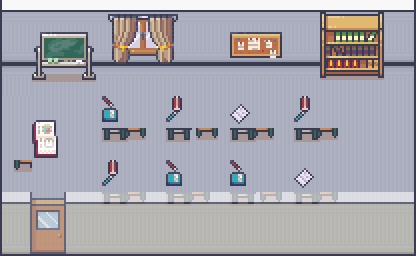

A 2D game scene composited from a Tiled map and its tileset images. What follows is a short description and the map's XML, with every tile layer's data as written:
An orthogonal 13x8 tile map with 32x32 px tiles, 5 tile layers (Floors, Walls, Furniture behind, Furniture in front, ...), 2 tilesets and 33 objects (Info Panel).

<map version="1.10" tiledversion="1.11.2" orientation="orthogonal" renderorder="right-down" width="13" height="8" tilewidth="32" tileheight="32" infinite="0" nextlayerid="11" nextobjectid="61">
 <editorsettings>
  <export target="usclassroom.json" format="json" />
 </editorsettings>
 <tileset firstgid="1" name="Room_Builder" tilewidth="32" tileheight="32" tilecount="391" columns="17">
  <image source="../Interior tilesets/Room_Builder.png" width="544" height="736" />
 </tileset>
 <tileset firstgid="392" name="Furniture" tilewidth="32" tileheight="32" tilecount="1424" columns="16" objectalignment="bottomleft">
  <image source="../Interior tilesets/Furniture.png" width="512" height="2848" />
 </tileset>
 <layer id="1" name="Floors" width="13" height="8">
  <data encoding="csv">
0,0,0,0,0,0,0,0,0,0,0,0,0,
0,0,0,0,0,0,0,0,0,0,0,0,0,
3221225781,1073742132,1073742132,1073742132,1073742132,1073742132,1073742132,1073742132,1073742132,1073742132,1073742132,1073742132,1073742133,
294,295,295,295,295,295,295,295,295,295,295,295,296,
294,295,295,295,295,295,295,295,295,295,295,295,296,
294,295,295,295,295,295,295,295,295,295,295,295,296,
294,295,295,295,295,295,295,295,295,295,295,295,296,
314,315,315,315,315,315,315,315,315,315,315,315,316
</data>
 </layer>
 <layer id="7" name="Walls" width="13" height="8">
  <data encoding="csv">
297,298,298,298,298,298,298,298,298,298,298,298,299,
314,315,315,315,315,315,315,315,315,315,315,315,316,
0,0,0,0,0,0,0,0,0,0,0,0,0,
0,0,0,0,0,0,0,0,0,0,0,0,0,
0,0,0,0,0,0,0,0,0,0,0,0,0,
0,0,0,0,0,0,0,0,0,0,0,0,0,
0,0,0,0,0,0,0,0,0,0,0,0,0,
0,0,0,0,0,0,0,0,0,0,0,0,0
</data>
 </layer>
 <layer id="2" name="Furniture behind" width="13" height="8">
  <data encoding="csv">
0,0,0,780,781,782,0,0,0,0,1492,1493,0,
0,1042,1043,796,797,798,0,1048,1049,0,1508,1509,0,
0,1058,1059,0,0,0,0,0,0,0,1524,1525,0,
0,0,0,0,0,0,0,0,0,0,0,0,0,
0,0,0,1021,1022,1018,1019,1021,1022,1021,1022,0,0,
991,0,0,0,0,0,0,0,0,0,0,0,0,
0,0,0,1021,1022,1021,1022,1018,1019,1021,1022,0,0,
0,0,0,0,0,0,0,0,0,0,0,0,0
</data>
 </layer>
 <objectgroup id="9" name="Furniture">
  <object id="16" gid="1005" x="96" y="128" width="32" height="32" />
  <object id="17" gid="1005" x="160" y="128" width="32" height="32" />
  <object id="18" gid="1005" x="224" y="128" width="32" height="32" />
  <object id="19" gid="1005" x="288" y="128" width="32" height="32" />
  <object id="20" gid="1005" x="96" y="192" width="32" height="32" />
  <object id="21" gid="1005" x="160" y="192" width="32" height="32" />
  <object id="22" gid="1005" x="224" y="192" width="32" height="32" />
  <object id="23" gid="1005" x="288" y="192" width="32" height="32" />
  <object id="24" gid="1003" x="192" y="128" width="32" height="32" />
  <object id="25" gid="1003" x="256" y="192" width="32" height="32" />
  <object id="26" gid="1006" x="192" y="192" width="32" height="32" />
  <object id="27" gid="1006" x="128" y="192" width="32" height="32" />
  <object id="28" gid="1006" x="128" y="128" width="32" height="32" />
  <object id="29" gid="1006" x="256" y="128" width="32" height="32" />
  <object id="30" gid="1006" x="320" y="128" width="32" height="32" />
  <object id="31" gid="1006" x="320" y="192" width="32" height="32" />
  <object id="50" gid="992" x="32" y="192" width="32" height="32" />
  <object id="51" gid="975" x="0" y="160" width="32" height="32" />
  <object id="53" gid="2147484679" x="0" y="128" width="32" height="32" />
  <object id="54" gid="2147484695" x="0" y="160" width="32" height="32" />
  <object id="55" gid="2147484711" x="0" y="192" width="32" height="32" />
  <object id="56" gid="976" x="32" y="160" width="32" height="32" />
  <object id="57" gid="960" x="32" y="128" width="32" height="32" />
 </objectgroup>
 <layer id="3" name="Furniture in front" width="13" height="8">
  <data encoding="csv">
0,0,0,0,0,0,0,0,0,0,0,0,0,
0,0,0,0,0,0,0,0,0,0,0,0,0,
0,0,0,0,0,0,0,0,0,0,0,0,0,
0,961,0,1032,0,1033,0,1224,0,1033,0,0,0,
0,977,0,0,0,0,0,0,0,0,0,0,0,
0,0,0,1033,0,1032,0,1032,0,1224,0,0,0,
0,0,0,0,0,0,0,0,0,0,0,0,0,
0,0,0,0,0,0,0,0,0,0,0,0,0
</data>
 </layer>
 <layer id="4" name="Front Walls" width="13" height="8" opacity="0.63">
  <data encoding="csv">
0,0,0,0,0,0,0,0,0,0,0,0,0,
0,0,0,0,0,0,0,0,0,0,0,0,0,
0,0,0,0,0,0,0,0,0,0,0,0,0,
0,0,0,0,0,0,0,0,0,0,0,0,0,
0,0,0,0,0,0,0,0,0,0,0,0,0,
0,0,0,0,0,0,0,0,0,0,0,0,0,
327,788,331,332,332,332,332,332,332,332,332,332,333,
344,804,348,349,349,349,349,349,349,349,349,349,350
</data>
 </layer>
 <objectgroup id="5" name="Collisions">
  <object id="2" x="105" y="110" width="232" height="12" />
  <object id="3" x="105" y="174" width="232" height="12" />
  <object id="4" x="0" y="32" width="416" height="6" />
  <object id="5" x="32" y="38" width="64" height="20" />
  <object id="6" x="320" y="38" width="64" height="20" />
  <object id="7" x="15" y="140" width="18" height="12" />
  <object id="8" x="32" y="128" width="30" height="38" />
  <object id="9" x="0" y="250" width="416" height="6" />
 </objectgroup>
 <objectgroup id="10" name="Interactions">
  <object id="59" name="Info Panel" x="231" y="40" width="48" height="15" />
 </objectgroup>
 <objectgroup id="6" name="Doors">
  <object id="1" x="44" y="249" width="8" height="8">
   <properties>
    <property name="targetScene" value="Schoolhallway" />
   </properties>
  </object>
 </objectgroup>
</map>
